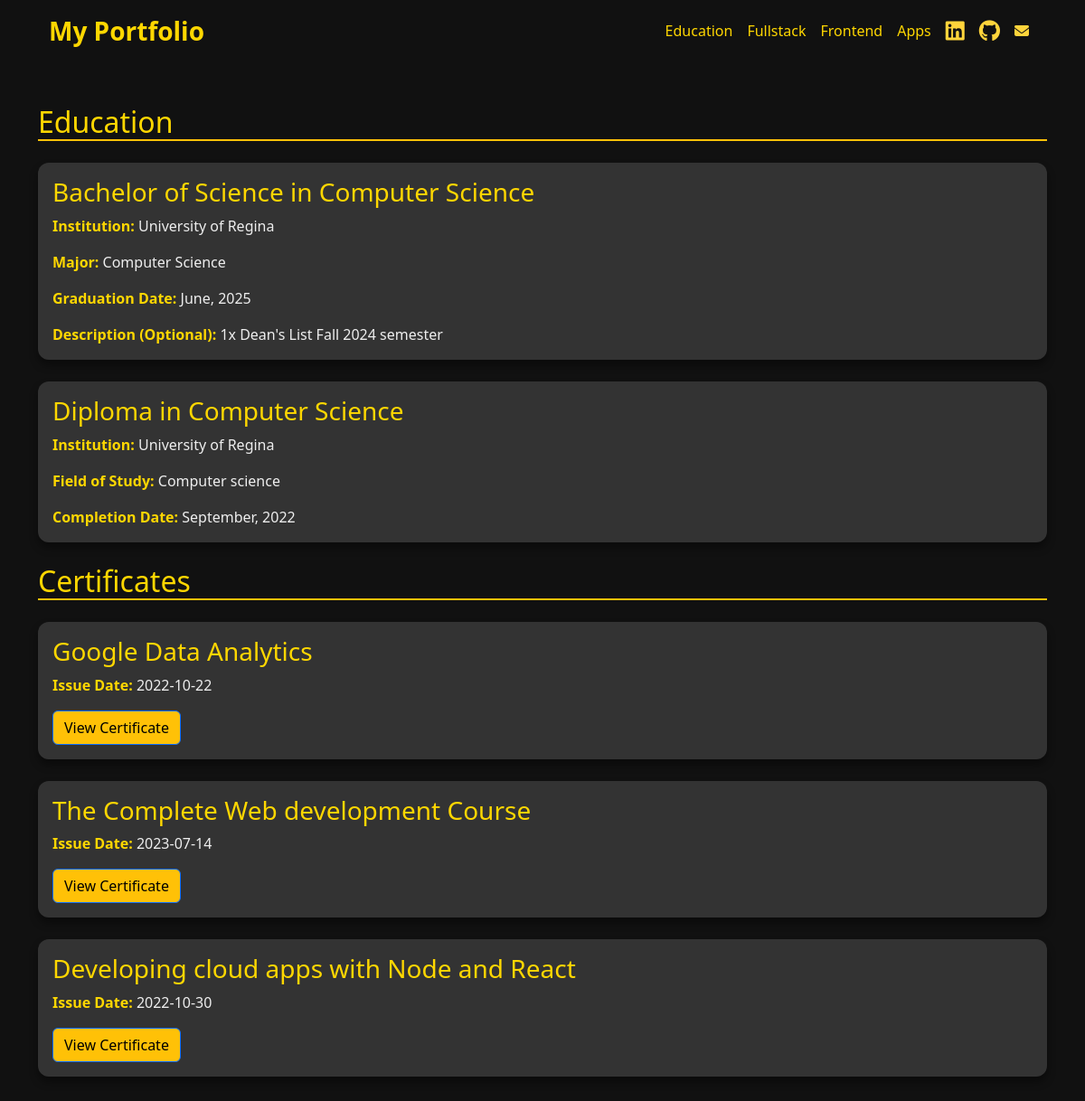
The page /education on the database its author committed.
### database.py (models this page shows)
class Certifcate(db.Model):
    id: Mapped[int] = MappedColumn(primary_key=True)
    title: Mapped[str]
    description: Mapped[str]
    date: Mapped[datetime]

### server.py (the view)
@app.route('/education')
def edu():
    result_certi = db.session.execute(db.select(Certifcate)).scalars().all()
    return render_template('education.html',items = result_certi)

### templates/education.html (shortened to what this page needs)
<!DOCTYPE html>
<html lang="en">
<head>
    <link href="https://cdn.jsdelivr.net/npm/bootstrap@5.3.2/dist/css/bootstrap.min.css" rel="stylesheet">
</head>
<body>
       <div class="container">
        <nav class="navbar  navbar-expand-lg bg-transparent">
            <div class="container-fluid">
                <a class="navbar-brand text-xl font-semibold text-shadow-custom" style="color: #FFD700 !important; font-weight: 700; font-size: 1.75rem;" href="{{url_for('mainPage')}}">My Portfolio</a>
                <div class="collapse navbar-collapse" id="navbarNav">
                    <ul class="navbar-nav ms-auto">
                        <li class="nav-item">
                            <a class="nav-link" style="color: #FFD700 !important; transition: color 0.3s ease;" href="{{url_for('edu')}}">Education</a>
                        </li>
                        <li class="nav-item">
                            <a class="nav-link" style="color: #FFD700 !important; transition: color 0.3s ease;" href="{{url_for('fullStack')}}">Fullstack</a>
                        </li>
                        <li class="nav-item">
                            <a class="nav-link" style="color: #FFD700 !important; transition: color 0.3s ease;" href="{{url_for('frontEnd')}}">Frontend</a>
                        </li>
                        <li class="nav-item">
                            <a class="nav-link" style="color: #FFD700 !important; transition: color 0.3s ease;" href="#contact">Apps</a>
                        </li>
                         <li class="nav-item">
                            <a class="nav-link" style="color: #FFD700 !important; transition: color 0.3s ease;" href="#"><i class="fa-brands fa-linkedin fa-xl" style="color: #FFD43B;"></i></a>
                        </li>
                         <li class="nav-item">
                            <a class="nav-link" style="color: #FFD700 !important; transition: color 0.3s ease;" href="#"><i class="fa-brands fa-github fa-xl" style="color: #FFD43B;"></i></a>
                        </li>
                         <li class="nav-item">
                            <a class="nav-link" style="color: #FFD700 !important; transition: color 0.3s ease;" href="#"><i class="fa-solid fa-envelope fa-l" style="color: #FFD43B;"></i></a>
                        </li>
                    </ul>
                </div>
            </div>
        </nav>
    </div>
    <div class="container py-5">
        <h2 class="mb-4">Education</h2>
        <div class="card mb-4">
            <div class="card-body">
                <h3 class="card-title">Bachelor of Science in Computer Science</h3>
                <p class="card-text"><strong>Institution:</strong> University of Regina</p>
                <p class="card-text"><strong>Major:</strong> Computer Science</p>
                <p class="card-text"><strong>Graduation Date:</strong> June, 2025</p>
                <p class="card-text"><strong>Description (Optional):</strong> 1x Dean's List Fall 2024 semester</p>
            </div>
        </div>
        <div class="card mb-4">
            <div class="card-body">
                <h3 class="card-title">Diploma in Computer Science</h3>
                <p class="card-text"><strong>Institution:</strong> University of Regina</p>
                <p class="card-text"><strong>Field of Study:</strong> Computer science</p>
                <p class="card-text"><strong>Completion Date:</strong> September, 2022</p>
            </div>
        </div>
        <h2 class="mb-4">Certificates</h2>
        {%for item in items%}
         <div class="card mb-4">
            <div class="card-body">
                <h3 class="card-title">{{item.title}}</h3>
                <p class="card-text"><strong>Issue Date:</strong> {{item.date.date()}}</p>
                <a href="[Link to your Certificate PDF or Image]" class="btn btn-primary certificate-link" target="_blank" rel="noopener noreferrer">View Certificate</a>
            </div>
        </div>
        {%endfor%}
    </div>
</body>
</html>

### templates/education.html (style rules this page uses)
body { background-color: #111111; color: #fff; }
.card { background-color: #333333; border-radius: 0.75rem; box-shadow: 0 6px 10px rgba(0, 0, 0, 0.4); transition: transform 0.2s ease-in-out, box-shadow 0.2s ease-in-out; border: none; color: #FFFFFF; }
.card-text { color: #eee; }
.certificate-link { background-color: #ffc107; color: #000; text-decoration: none; }
strong { color: #FFD700; }

### rows shown on the page
Certifcate: title "Google Data Analytics", date "2022-10-22"
Certifcate: title "The Complete Web development Course", date "2023-07-14"
Certifcate: title "Developing cloud apps with Node and React", date "2022-10-30"
